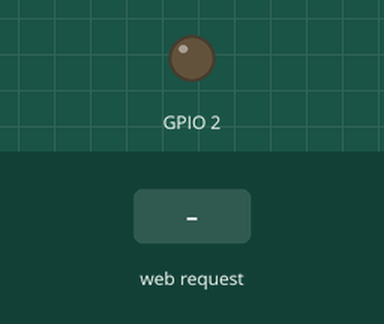
This sketch was run on a simulated ESP8266 (NodeMCU). On the bench: output pins drawn as LEDs (lit = HIGH). The test bench sets the inputs (shaded band). WiFi joins after 1.5 s; servers stay silent unless stated.

Above: at 2.7 s.
2.8 s: HTTP request GET /?var=of received
At 3.4 s:
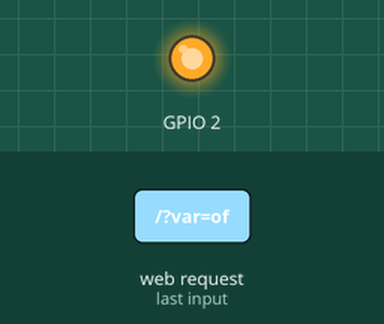
4.3 s: HTTP request GET /?var=on received
At 5.7 s:
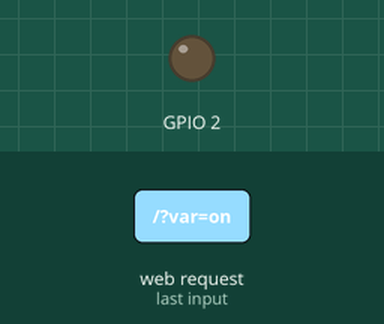
Timing chart, 0 to 7.3 s (numbered marks = the images above; inputs shaded):
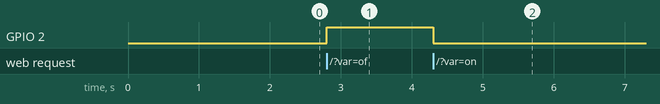

The sketch:

control.ino
```cpp
#include <ESP8266WiFi.h>

const char* ssid = "TU_RED_WIFI";
const char* password = "TU_CLAVE_WIFI";
/*
const char* ssid = "TU_RED_WIFI";
const char* password = "TU_CLAVE_WIFI";
*/
WiFiServer server(80);

void setup() {
  Serial.begin(9600);
  delay(10);

  // Configuración del GPIO2
  pinMode(2, OUTPUT);
  digitalWrite(2, LOW);
  /*
  Serial.println();
  Serial.println();
  Serial.print("Conectandose a red: ");
  Serial.println(ssid);
   */
  WiFi.begin(ssid, password); // Conexión a la red

  while (WiFi.status() != WL_CONNECTED) {
    delay(500);
    //Serial.print(".");
  }
  /*
  Serial.println("");
  Serial.println("WiFi conectado");
  */
  server.begin(); // Iniciamos el servidor
  /*
  Serial.println("Servidor Iniciado");
  Serial.println("Ingrese desde un navegador web usando la siguiente IP:");
  */
  //importante, aqui da la ip del sitio web
  //Serial.println(WiFi.localIP()); // Obtenemos la IP

}

void loop() {
  WiFiClient client = server.available();
  if (client) { // Si hay un cliente presente
    //Serial.println("Nuevo Cliente");

    // Esperamos hasta que hayan datos disponibles
    while (!client.available() && client.connected()) {
      delay(1);
    }

    // Leemos la primera línea de la petición del cliente.
    String linea1 = client.readStringUntil('\r');
    //Serial.println(linea1);

    // Envía los datos según los botones presionados
    if (linea1.indexOf("var=of") != -1) { // Buscamos un LED=ON en la 1° Línea
      digitalWrite(2, HIGH);
    }
    if (linea1.indexOf("var=on") != -1) { // Buscamos un LED=OFF en la 1° Línea
      digitalWrite(2, LOW);
    }
    if (linea1.indexOf("var=a") != -1) { // Botón Avanzar presionado
      Serial.write('a');
    }
    if (linea1.indexOf("var=d") != -1) { // Botón Izquierda presionado
      Serial.write('d');
    }
    if (linea1.indexOf("var=e") != -1) { // Botón Detener presionado
      Serial.write('e');
    }
    if (linea1.indexOf("var=c") != -1) { // Botón Derecha presionado
      Serial.write('c');
    }
    if (linea1.indexOf("var=b") != -1) { // Botón Reversa presionado
      Serial.write('b');
    }

    client.flush();

    //Serial.println("Enviando respuesta...");
    // Encabezado HTTP
    client.println("HTTP/1.1 200 OK");
    client.println("Content-Type: text/html");
    client.println("Connection: close"); // La conexión se cierra después de finalizar de la respuesta
    client.println();

    // Página HTML para el navegador
    client.println(R"(<!DOCTYPE html>
<html lang='es'>
    <head>
        <meta charset='UTF-8' />
        <meta name='viewport' content='width=device-width, initial-scale=1.0' />
        <title>Mando</title>
        <style>
            @import url('https://fonts.googleapis.com/css2?family=Concert+One&family=Varela+Round&display=swap');

            h1,
            .contenedor-velocidad * {
                font-family: 'Concert One', sans-serif;
                font-weight: 400;
                font-style: normal;
                text-wrap: balance;
            }

            h1 {
                text-align: center;
                color: white;
            }

            body {
                display: flex;
                flex-direction: column;
                align-items: center;
                justify-content: center;
                height: 100vh;
                margin: 0;
                gap: 25px;
                background: #00c6ff;
                background: -webkit-linear-gradient(
                    top,
                    #1e5799 0%,
                    #00c6ff 25%,
                    #26c6da 55%,
                    #7ae3ef 100%
                );
                background: linear-gradient(
                    to bottom,
                    #1e5799 0%,
                    #00c6ff 25%,
                    #26c6da 55%,
                    #7ae3ef 100%
                );
            }

            button {
                font-weight: 600;
            }

            .led {
                display: flex;
                justify-content: space-between;
                width: 150px;
            }

            .led button {
                padding: 10px 20px;
                border: none;
                border-radius: 5px;
                color: white;
                font-size: 16px;
                cursor: pointer;
            }

            .on-btn {
                background-color: #4caf50;
                transition: background-color 0.2s, box-shadow 0.2s;
            }

            .off-btn {
                background-color: #f44336;
            }

            .controller {
                position: relative;
                width: 200px;
                height: 200px;
                border-radius: 50%;
                border: 4px solid #ccc;
                display: flex;
                justify-content: center;
                align-items: center;
                background-color: rgb(41 102 155);
            }

            .controller button {
                position: absolute;
                width: 50px;
                height: 50px;
                border: none;
                color: white;
                font-size: 14px;
                cursor: pointer;
            }

            .controller button:not(.stop-btn) {
                border-radius: 10px;
                background-color: #03a9f4;
            }

            .controller .stop-btn {
                background-color: #ff9800;
                border-radius: 50%;
                width: 60px;
                height: 60px;
            }

            .avanzar-btn {
                top: 10px;
            }

            .reversa-btn {
                bottom: 10px;
            }

            .izquierda-btn {
                left: 10px;
            }

            .derecha-btn {
                right: 10px;
            }

            .avanzar-btn.active {
                background-color: #0288d1 !important;
                box-shadow: inset 0 3px 6px rgba(0, 0, 0, 0.5);
            }

            .reversa-btn.active {
                background-color: #0288d1 !important;
                box-shadow: inset 0 3px 6px rgba(0, 0, 0, 0.5);
            }

            .izquierda-btn.active {
                background-color: #0288d1 !important;
                box-shadow: inset 0 3px 6px rgba(0, 0, 0, 0.5);
            }

            .derecha-btn.active {
                background-color: #0288d1 !important;
                box-shadow: inset 0 3px 6px rgba(0, 0, 0, 0.5);
            }

            .stop-btn.active {
                background-color: #f57c00 !important;
                box-shadow: inset 0 3px 6px rgba(0, 0, 0, 0.5);
            }

            .contenedor-velocidad {
                display: flex;
                flex-direction: column;
                font-weight: 600;
                align-items: center;
            }
        </style>
    </head>

    <body>
        <h1>CLUB DE ROBÓTICA</h1>
        <div class='led'>
            <button class='on-btn'>On</button>
            <button class='off-btn'>Off</button>
        </div>
        <div class='controller'>
            <button class='avanzar-btn' data-command='a'>▲</button>
            <button class='reversa-btn' data-command='b'>▼</button>
            <button class='izquierda-btn' data-command='d'>◄</button>
            <button class='derecha-btn' data-command='c'>►</button>
            <button class='stop-btn' data-command='e'>STOP</button>
        </div>
        <div class='contenedor-velocidad'>
            <input
                type='range'
                name='velocidad'
                id='velocidad'
                min='0'
                value='1'
                max='10'
                step='1'
            />
            <label for='velocidad'>velocidad</label>
            <p><span id='velocidad-value'>1</span>/10</p>
        </div>
        <script>
            // Asignación de botones a las teclas correspondientes
            const buttons = {
                ArrowUp: document.querySelector('.avanzar-btn'),
                ArrowDown: document.querySelector('.reversa-btn'),
                ArrowLeft: document.querySelector('.izquierda-btn'),
                ArrowRight: document.querySelector('.derecha-btn'),
                Space: document.querySelector('.stop-btn'),
            };

            // Botones de encendido y apagado
            const ON_BTN = document.querySelector('.on-btn');
            const OFF_BTN = document.querySelector('.off-btn');

            // Control de la velocidad
            const VELOCIDAD_RANGE = document.getElementById('velocidad');
            const NIVEL_VELOCIDAD = document.getElementById('velocidad-value');
            let currentSpeed = VELOCIDAD_RANGE.value;

            // Comando de stop y variables de control
            const STOP_COMMAND = 'e';
            let lastCommand = '';
            let stopTimeout;
            const STOP_DELAY = 300; // Tiempo para enviar el stop tras la última acción

            // Función para enviar un comando
            function sendCommand(command) {
                if (command !== lastCommand) {
                    fetch(`./?var=${command}&velocidad=${currentSpeed}`)
                        .then((response) =>
                            console.log(
                                'Comando enviado:',
                                command,
                                'velocidad:',
                                currentSpeed
                            )
                        )
                        .catch((error) =>
                            console.error('Error al enviar comando:', error)
                        );
                    lastCommand = command; // Actualiza el último comando enviado
                }
            }

            // Función que envía el comando de stop después del intervalo
            function scheduleStop() {
                clearTimeout(stopTimeout); // Cancela cualquier timeout anterior
                stopTimeout = setTimeout(() => {
                    sendCommand(STOP_COMMAND); // Enviar el stop después de STOP_DELAY
                }, STOP_DELAY);
            }

            // Manejar la pulsación de teclas
            function handleKeyDown(event) {
                const button = buttons[event.code];
                if (button) {
                    button.classList.add('active');
                    sendCommand(button.dataset.command);
                }
            }

            // Manejar la liberación de teclas
            function handleKeyUp(event) {
                const button = buttons[event.code];
                if (button) {
                    button.classList.remove('active');
                    sendCommand(STOP_COMMAND); // Enviar comando de stop al soltar
                }
            }

            // Manejo de clic de los botones del control
            function handleMouseDown(event) {
                const button = event.currentTarget;
                button.classList.add('active');
                sendCommand(button.dataset.command);
            }

            function handleMouseUp(event) {
                const button = event.currentTarget;
                button.classList.remove('active');
                sendCommand(STOP_COMMAND); // Enviar comando de stop al soltar
            }

            // Asignar eventos de teclado
            document.addEventListener('keydown', handleKeyDown);
            document.addEventListener('keyup', handleKeyUp);

            // Asignar eventos a los botones de control
            Object.values(buttons).forEach((button) => {
                button.addEventListener('mousedown', handleMouseDown);
                button.addEventListener('mouseup', handleMouseUp);
                button.addEventListener('touchstart', handleMouseDown, {
                    passive: true,
                });
                button.addEventListener('touchend', handleMouseUp, {
                    passive: true,
                });
            });

            // Asignar eventos de clic a los botones de encendido/apagado
            ON_BTN.addEventListener('mousedown', () => sendCommand('on'));
            OFF_BTN.addEventListener('mousedown', () => sendCommand('off'));

            // Función para mapear valores del joystick a comandos de dirección
            function getGamepadDirection(gamepad) {
                const THRESHOLD = 0.5; // Umbral para considerar el movimiento

                const axisX = gamepad.axes[0]; // Eje X (Izquierda/Derecha)
                const axisY = gamepad.axes[1]; // Eje Y (Arriba/Abajo)

                // Determinar dirección basada en los ejes
                if (axisY < -THRESHOLD) {
                    return 'a'; // Avanzar
                } else if (axisY > THRESHOLD) {
                    return 'b'; // Reversa
                } else if (axisX < -THRESHOLD) {
                    return 'd'; // Izquierda
                } else if (axisX > THRESHOLD) {
                    return 'c'; // Derecha
                } else {
                    return STOP_COMMAND; // Stop si no hay movimiento significativo
                }
            }

            // Función principal para actualizar el estado del gamepad
            function updateGamepad() {
                const gamepads = navigator.getGamepads();
                if (gamepads[0]) {
                    const gamepad = gamepads[0];
                    const direction = getGamepadDirection(gamepad);

                    // Si se detecta un movimiento, enviar el comando de dirección y reiniciar el temporizador de stop
                    if (direction !== STOP_COMMAND) {
                        sendCommand(direction);
                        scheduleStop(); // Programar el stop después de un periodo de inactividad
                    }
                }

                requestAnimationFrame(updateGamepad); // Continuar actualizando el estado del gamepad
            }

            // Detectar conexión de un gamepad
            window.addEventListener('gamepadconnected', (event) => {
                console.log('Gamepad conectado:', event.gamepad);
                requestAnimationFrame(updateGamepad); // Comenzar a actualizar el estado del gamepad
            });

            // Detectar desconexión de un gamepad
            window.addEventListener('gamepaddisconnected', (event) => {
                console.log('Gamepad desconectado:', event.gamepad);
            });

            // Actualizar el nivel de velocidad al cambiar el rango
            VELOCIDAD_RANGE.addEventListener('input', function (e) {
                currentSpeed = e.target.value;
                NIVEL_VELOCIDAD.textContent = currentSpeed;
            });
        </script>
    </body>
</html>
)");

    delay(1);
    //Serial.println("Respuesta enviada");
    //Serial.println();
  }
}
```

Measured:
- after the input at 2.8 s, GPIO 2: LOW → HIGH at once
- after the input at 4.3 s, GPIO 2: HIGH → LOW at once
